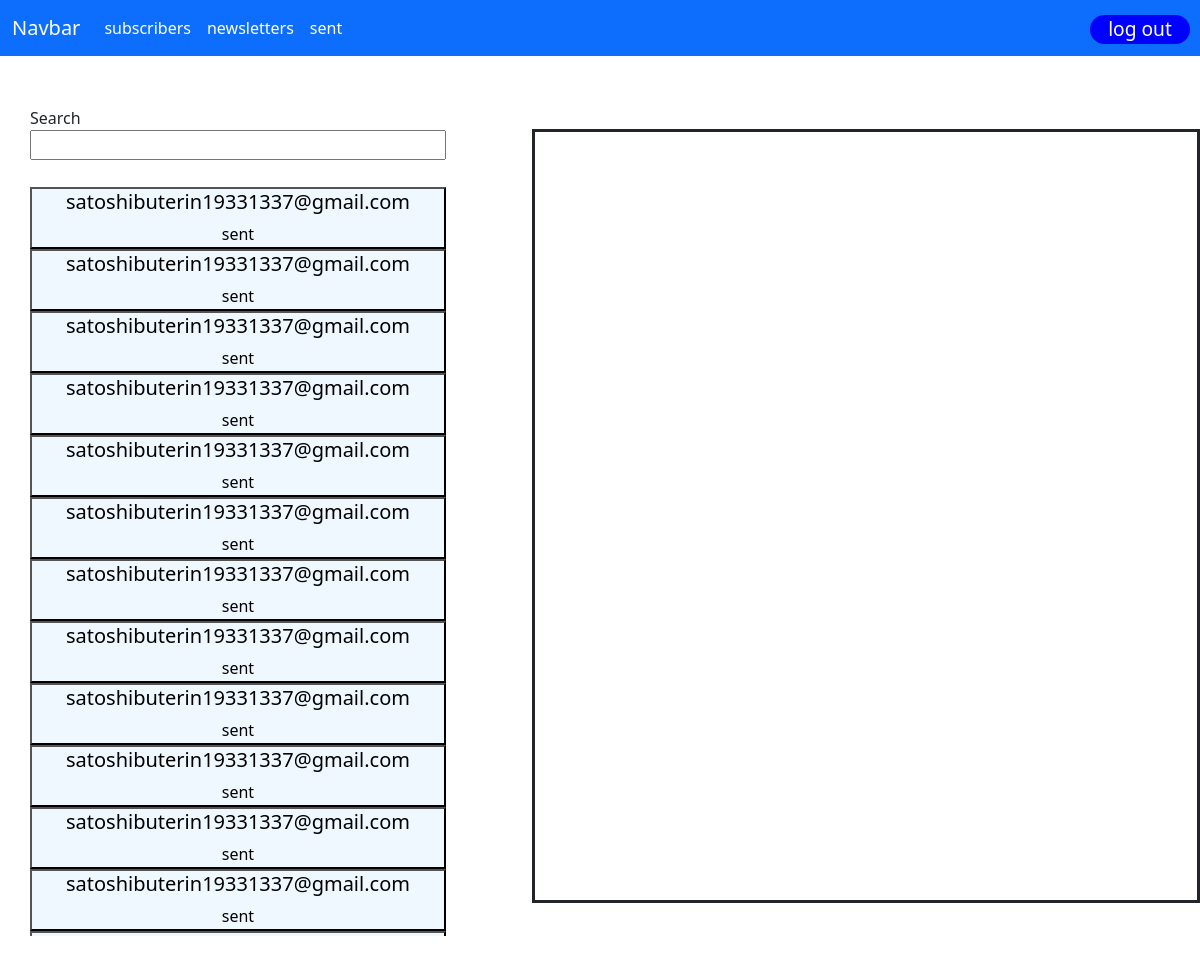
The page /main/sent_emails (signed in) on the database its author committed.
### main/models.py (models this page shows, shortened)
class SentMessage(models.Model):
    user = models.ForeignKey(User, on_delete=models.CASCADE,default=None)
    recipient = models.ForeignKey(Subscriber, on_delete=models.CASCADE,default=None, null=True)
    status = models.CharField(max_length = 20,default = None, null=True)
    message = models.TextField(default = None, null=True)
    track_num = models.BigIntegerField(default= None, blank = True, null=True)

class Subscriber(models.Model):
    user = models.ForeignKey(User, on_delete = models.CASCADE,default = None)
    first_name = models.CharField(max_length=100)
    last_name = models.CharField(max_length=100)
    email = models.EmailField()
    date_of_birth = models.DateField()
    def __str__(self):
        return self.email

### main/views.py (the view)
@login_required
def sent_emails_view(request):
    sent_messages = SentMessage.objects.filter(user=request.user)
    context = {'messages':sent_messages}
    return render(request,'sent_emails.html',context)

### main/templates/sent_emails.html (shortened to what this page needs)
{%include 'base.html'%}
<div style="display: flex">
  <div id="sent-messages">
    <div>
      <div id="searhcarea">
        <label for="searchletter">Search</label>
        <input type="text" id="searchletter" />
      </div>
      <div style="height: 776px; overflow: auto">
        <div id="list-of-messages">
          {%for message in messages%}
          <button id="message-btn" class="message-btn" data-id="{{message.id}}">
            <h5>{{message.recipient}}</h5>
            {{message.status}}
          </button>
          {%endfor%}
        </div>
      </div>
    </div>
  </div>
  <div id="message-text">
  </div>
</div>

### templates/base.html (shortened to what this page needs)
{%load static%}
<!DOCTYPE html>
<html lang="en">
<head>
    <link
        href="{%static 'CSS/bootstrap.min.css'%}"
        type="text/css"
        rel="stylesheet"
      />
    <link
        href="{%static 'main/CSS/style.css'%}"
        type="text/css"
        rel="stylesheet"
      />
</head>
<body>
  <nav class="navbar navbar-expand-lg navbar-dark bg-primary">
    <div class="container-fluid">
      <a class="navbar-brand" href="{% url 'home'%}">Navbar</a>
      <div class="collapse navbar-collapse" id="navbarNav">
        <ul class="navbar-nav">
          {%if user.is_authenticated%}
          <li class="nav-item">
            <a class="nav-link active" id="subscribers_link" aria-current="page" href="{% url 'sub_list' %}">subscribers</a>
          </li>
          <li class="nav-item">
            <a class="nav-link active" id="newsletter_link" href="{%url 'newsletter'%}">newsletters</a>
          </li>
          <li class="nav-item">
            <a class="nav-link active" id="sent_link" href="{%url 'sent_emails'%}">sent</a>
          </li>
          {%endif%}
          {% if user.is_authenticated %}
          <li class="nav-item position-absolute end-0">
            <a href="{% url 'logout' %}" class="btn-primary" id="logout-btn">log out</a>
          </li>
          {%endif%}
</ul>
</div>
</div>
</nav>
</body>

### static/main/CSS/style.css (style rules this page uses)
#logout-btn { text-decoration: none; top: 7px; background-color: blue; position: relative; right: 10px; font-size: larger; border-radius: 20px; width: 100px; display: flex; justify-content: center; }
#subscribers_link { display: block !important; }
#sent-messages { margin-top: 50px; margin-left: 30px; width: 494px; }
#message-btn { background-color: aliceblue; width: 100%; height: 100%; }
#list-of-messages { margin-top: 27px; }
#searhcarea { width: 100%; display: flex; flex-direction: column; }
#message-text { width: 65%; height: 774px; top: 73px; position: relative; margin-left: 86px; overflow: auto; border-style: solid; padding-left: 33px; padding-right: 33px; }

### rows shown on the page
SentMessage: recipient "satoshibuterin19331337@gmail.com", status "sent"
SentMessage: recipient "satoshibuterin19331337@gmail.com", status "sent"
SentMessage: recipient "satoshibuterin19331337@gmail.com", status "sent"
SentMessage: recipient "satoshibuterin19331337@gmail.com", status "sent"
SentMessage: recipient "satoshibuterin19331337@gmail.com", status "sent"
SentMessage: recipient "satoshibuterin19331337@gmail.com", status "sent"
SentMessage: recipient "satoshibuterin19331337@gmail.com", status "sent"
SentMessage: recipient "satoshibuterin19331337@gmail.com", status "sent"
SentMessage: recipient "satoshibuterin19331337@gmail.com", status "sent"
SentMessage: recipient "satoshibuterin19331337@gmail.com", status "sent"
SentMessage: recipient "satoshibuterin19331337@gmail.com", status "sent"
SentMessage: recipient "satoshibuterin19331337@gmail.com", status "sent"
